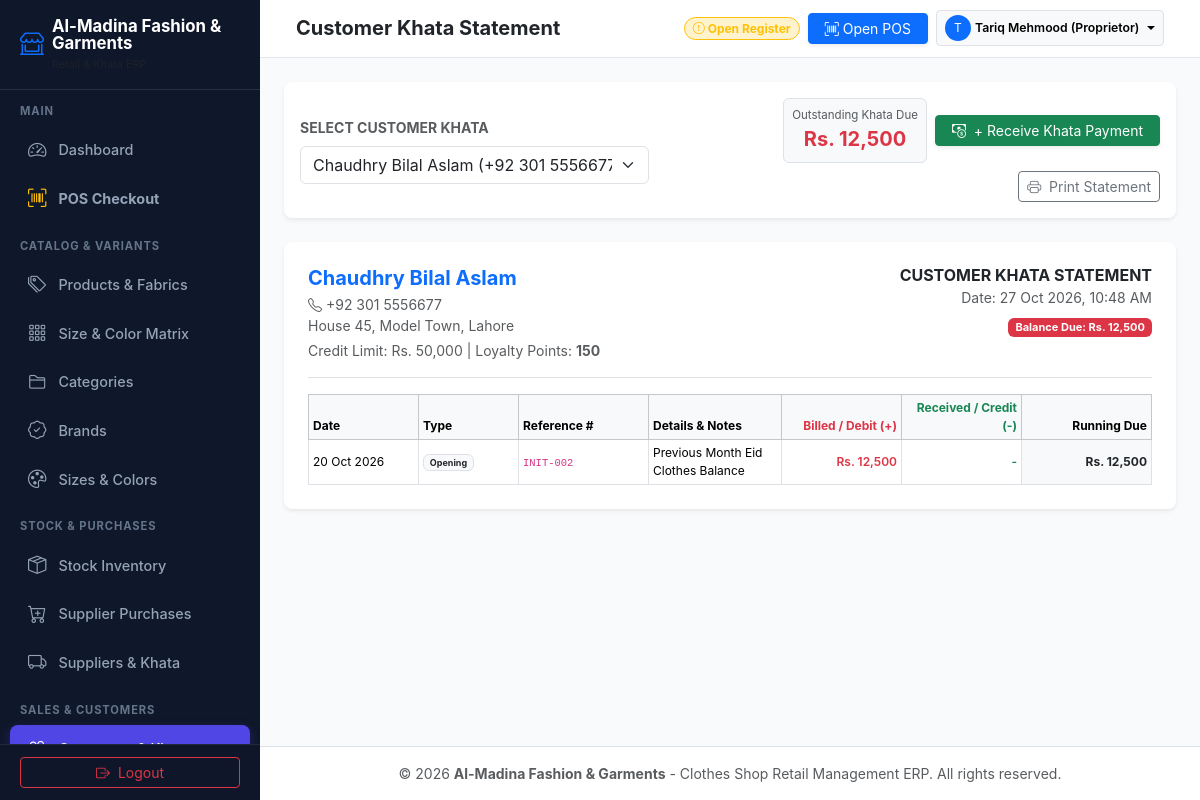
/customer_ledger.php (signed in), run on the app's committed database.
### tables this page shows
CREATE TABLE `customers` (
  `id` INT AUTO_INCREMENT PRIMARY KEY,
  `customer_code` VARCHAR(50) NOT NULL UNIQUE,
  `name` VARCHAR(100) NOT NULL,
  `phone` VARCHAR(30) NOT NULL,
  `address` TEXT NULL,
  `credit_limit` DECIMAL(12,2) NOT NULL DEFAULT 0.00,
  `opening_balance` DECIMAL(12,2) NOT NULL DEFAULT 0.00,
  `current_balance` DECIMAL(12,2) NOT NULL DEFAULT 0.00,
  `loyalty_points` INT NOT NULL DEFAULT 0,
  `status` ENUM('active', 'inactive') NOT NULL DEFAULT 'active',
  `created_at` TIMESTAMP DEFAULT CURRENT_TIMESTAMP
);

CREATE TABLE `customer_ledger` (
  `id` INT AUTO_INCREMENT PRIMARY KEY,
  `customer_id` INT NOT NULL,
  `entry_date` DATETIME NOT NULL,
  `transaction_type` ENUM('opening', 'sale', 'payment', 'return_refund', 'exchange_diff', 'adjustment') NOT NULL,
  `reference_id` INT NULL,
  `reference_no` VARCHAR(50) NULL,
  `debit` DECIMAL(12,2) NOT NULL DEFAULT 0.00,    
  `credit` DECIMAL(12,2) NOT NULL DEFAULT 0.00,   
  `balance` DECIMAL(12,2) NOT NULL DEFAULT 0.00,  
  `notes` VARCHAR(255) NULL,
  `created_at` TIMESTAMP DEFAULT CURRENT_TIMESTAMP,
  FOREIGN KEY (`customer_id`) REFERENCES `customers`(`id`) ON DELETE CASCADE
);

### config/helpers.php (called while the page is built, shortened)
<?php
function format_currency($amount, $currency = null) {
    if ($currency === null) {
        $currency = 'Rs. ';
    }
    return $currency . number_format((float)$amount, 0);
}

### customer_ledger.php (the view, shortened to what this page needs)
<?php
require_once __DIR__ . '/config/helpers.php';
$customer_id = intval($_GET['customer_id'] ?? 0);
$action = $_GET['action'] ?? 'view';
require_once __DIR__ . '/includes/header.php';
$customers = $pdo->query("SELECT * FROM customers WHERE status = 'active' ORDER BY name ASC")->fetchAll();
if ($customer_id <= 0 && !empty($customers)) {
    $customer_id = 2;
}
$stmtCust = $pdo->prepare("SELECT * FROM customers WHERE id = ?");
$stmtCust->execute([$customer_id]);
$current_customer = $stmtCust->fetch();
$stmtLedger = $pdo->prepare("SELECT * FROM customer_ledger WHERE customer_id = ? ORDER BY entry_date ASC, id ASC");
$stmtLedger->execute([$customer_id]);
$entries = $stmtLedger->fetchAll();
?>
<?php if ($action === 'collect' && $current_customer): ?>
<div class="row justify-content-center">
    <div class="col-12 col-md-8 col-lg-6">
        <div class="card border-0 shadow-sm rounded-3 p-4 mb-4">
            <div class="d-flex justify-content-between align-items-center border-bottom pb-3 mb-3">
                <div>
                    <h5 class="fw-bold mb-0 text-success">
                        <i class="bi bi-cash-coin me-2"></i> Receive Khata Payment
                    </h5>
                    <small class="text-muted">Dedicated form to record customer payment receipt</small>
                </div>
                <a href="customer_ledger.php?customer_id=<?= $current_customer['id'] ?>" class="btn btn-outline-secondary btn-sm">
                    <i class="bi bi-arrow-left me-1"></i> Back to Ledger
                </a>
            </div>
            <form method="POST" action="customer_ledger.php">
                <input type="hidden" name="form_action" value="collect_payment">
                <input type="hidden" name="customer_id" value="<?= $current_customer['id'] ?>">
                <div class="p-3 bg-light rounded-3 mb-3">
                    <div class="d-flex justify-content-between align-items-center">
                        <div>
                            <div class="fw-bold text-dark"><?= htmlspecialchars($current_customer['name']) ?></div>
                            <small class="text-muted"><i class="bi bi-telephone me-1"></i><?= htmlspecialchars($current_customer['phone']) ?></small>
                        </div>
                        <div class="text-end">
                            <small class="text-muted d-block">Current Due</small>
                            <h5 class="fw-bolder text-danger mb-0"><?= format_currency($current_customer['current_balance']) ?></h5>
                        </div>
                    </div>
                </div>
                <div class="mb-3">
                    <label class="form-label small fw-bold">AMOUNT RECEIVED (RS.) *</label>
                    <input type="number" step="0.01" name="amount" class="form-control form-control-lg text-end fw-bold text-success" required min="1" value="<?= max(1, $current_customer['current_balance']) ?>" autofocus>
                </div>
                <div class="row g-2 mb-3">
                    <div class="col-6">
                        <label class="form-label small fw-bold">PAYMENT METHOD</label>
                        <select name="payment_method" class="form-select">
                            <option value="cash">Cash</option>
                            <option value="jazzcash">JazzCash</option>
                            <option value="easypaisa">Easypaisa</option>
                            <option value="bank">Bank Transfer</option>
                        </select>
                    </div>
                    <div class="col-6">
                        <label class="form-label small fw-bold">PAYMENT DATE</label>
                        <input type="date" name="payment_date" class="form-control" value="<?= date('Y-m-d') ?>">
                    </div>
                </div>
                <div class="mb-3">
                    <label class="form-label small fw-bold">TRANSACTION / SLIP REFERENCE #</label>
                    <input type="text" name="reference_no" class="form-control" placeholder="e.g. JazzCash Trx #88129">
                </div>
                <div class="mb-4">
                    <label class="form-label small fw-bold">REMARKS / NOTES</label>
                    <textarea name="notes" class="form-control" rows="2" placeholder="e.g. Received partial cash against Eid shopping"></textarea>
                </div>
                <div class="d-flex justify-content-between align-items-center pt-3 border-top">
                    <a href="customer_ledger.php?customer_id=<?= $current_customer['id'] ?>" class="btn btn-light">Cancel</a>
                    <button type="submit" class="btn btn-success px-4 fw-bold">
                        <i class="bi bi-check2-circle me-1"></i> Post Payment Receipt
                    </button>
                </div>
            </form>
        </div>
    </div>
</div>
<?php else: ?>
<div class="card border-0 shadow-sm rounded-3 p-3 mb-4 no-print">
    <div class="row g-3 align-items-center">
        <div class="col-12 col-md-5">
            <form method="GET" action="customer_ledger.php">
                <label class="form-label small fw-bold text-muted">SELECT CUSTOMER KHATA</label>
                <select name="customer_id" class="form-select" onchange="this.form.submit()">
                    <?php foreach ($customers as $c): ?>
                        <option value="<?= $c['id'] ?>" <?= $c['id'] == $customer_id ? 'selected' : '' ?>>
                            <?= htmlspecialchars($c['name']) ?> (<?= htmlspecialchars($c['phone']) ?>) - Due: <?= format_currency($c['current_balance']) ?>
                        </option>
                    <?php endforeach; ?>
                </select>
            </form>
        </div>
        <?php if ($current_customer): ?>
        <div class="col-12 col-md-7">
            <div class="d-flex flex-wrap gap-2 justify-content-md-end align-items-center">
                <div class="p-2 border rounded bg-light text-center" style="min-width: 140px;">
                    <small class="text-muted d-block" style="font-size: 0.72rem;">Outstanding Khata Due</small>
                    <strong class="fs-5 text-danger"><?= format_currency($current_customer['current_balance']) ?></strong>
                </div>
                <a href="customer_ledger.php?customer_id=<?= $current_customer['id'] ?>&action=collect" class="btn btn-success btn-sm px-3 shadow-sm">
                    <i class="bi bi-cash-coin me-1"></i> + Receive Khata Payment
                </a>
                <button class="btn btn-outline-secondary btn-sm" onclick="window.print()">
                    <i class="bi bi-printer me-1"></i> Print Statement
                </button>
            </div>
        </div>
        <?php endif; ?>
    </div>
</div>
<?php if ($current_customer): ?>
<div class="card border-0 shadow-sm rounded-3 p-4 print-area">
    <div class="d-flex justify-content-between align-items-start border-bottom pb-3 mb-3">
        <div>
            <h5 class="fw-bold text-primary mb-1"><?= htmlspecialchars($current_customer['name']) ?></h5>
            <div class="text-muted small"><i class="bi bi-telephone"></i> <?= htmlspecialchars($current_customer['phone']) ?></div>
            <div class="text-muted small"><?= htmlspecialchars($current_customer['address'] ?: 'Counter Client') ?></div>
            <div class="small mt-1 text-muted">Credit Limit: <?= format_currency($current_customer['credit_limit']) ?> | Loyalty Points: <strong><?= $current_customer['loyalty_points'] ?></strong></div>
        </div>
        <div class="text-end">
            <h6 class="fw-bold mb-0">CUSTOMER KHATA STATEMENT</h6>
            <small class="text-muted">Date: <?= date('d M Y, h:i A') ?></small>
            <div class="mt-1">
                <span class="badge <?= $current_customer['current_balance'] > 0 ? 'bg-danger' : 'bg-success' ?>" style="font-size: 11px;">
                    Balance Due: <?= format_currency($current_customer['current_balance']) ?>
                </span>
            </div>
        </div>
    </div>
    <div class="table-responsive">
        <table class="table table-bordered table-sm align-middle mb-0" style="font-size: 12px;">
            <thead class="table-light text-muted">
                <tr>
                    <th style="width: 110px;">Date</th>
                    <th style="width: 100px;">Type</th>
                    <th style="width: 130px;">Reference #</th>
                    <th>Details & Notes</th>
                    <th style="width: 120px;" class="text-end text-danger">Billed / Debit (+)</th>
                    <th style="width: 120px;" class="text-end text-success">Received / Credit (-)</th>
                    <th style="width: 130px;" class="text-end bg-light">Running Due</th>
                </tr>
            </thead>
            <tbody>
                <?php if (empty($entries)): ?>
                    <tr><td colspan="7" class="text-center py-4 text-muted">No Khata transactions for this customer.</td></tr>
                <?php else: ?>
                    <?php foreach ($entries as $e): ?>
                        <tr>
                            <td><?= date('d M Y', strtotime($e['entry_date'])) ?></td>
                            <td>
                                <span class="badge bg-light text-dark border"><?= ucfirst(str_replace('_', ' ', $e['transaction_type'])) ?></span>
                            </td>
                            <td><code><?= htmlspecialchars($e['reference_no'] ?? '-') ?></code></td>
                            <td><?= htmlspecialchars($e['notes'] ?? '-') ?></td>
                            <td class="text-end fw-semibold text-danger">
                                <?= $e['debit'] > 0 ? format_currency($e['debit']) : '-' ?>
                            </td>
                            <td class="text-end fw-semibold text-success">
                                <?= $e['credit'] > 0 ? format_currency($e['credit']) : '-' ?>
                            </td>
                            <td class="text-end fw-bold text-dark bg-light">
                                <?= format_currency($e['balance']) ?>
                            </td>
                        </tr>
                    <?php endforeach; ?>
                <?php endif; ?>
            </tbody>
        </table>
    </div>
</div>
<?php endif; ?>
<?php endif; ?>
<?php require_once __DIR__ . '/includes/footer.php'; ?>

### assets/css/clothes-retail.css (style rules this page uses)
:root { --cr-primary: #4f46e5; --cr-primary-hover: #4338ca; --cr-secondary: #0ea5e9; --cr-dark: #1e1b4b; --cr-sidebar-bg: #0f172a; --cr-sidebar-hover: #1e293b; --cr-accent: #f43f5e; --cr-bg: #f8fafc; --cr-card-bg: #ffffff; --cr-border: #e2e8f0; }
html, body { height: 100%; }
body { background-color: var(--cr-bg); font-family: -apple-system, BlinkMacSystemFont, "Segoe UI", Roboto, "Helvetica Neue", Arial, sans-serif; color: #334155; min-height: 100%; }
@media (min-width: 992px) { html, body { height: 100vh; overflow: hidden; } }
.table-responsive { -webkit-overflow-scrolling: touch; }

### data on the page
customers: current_balance "Rs. 12,500", name "Chaudhry Bilal Aslam", phone "+92 301 5556677", address "House 45, Model Town, Lahore", credit_limit "Rs. 50,000", loyalty_points "150"
customer_ledger: entry_date "20 Oct 2026", transaction_type "Opening", reference_no "INIT-002", notes "Previous Month Eid Clothes Balance", debit "Rs. 12,500", balance "Rs. 12,500"

### other printed values
$shop_name "Al-Madina Fashion & Garments"
$section_name "MAIN"
$page_info['title'] "Dashboard"
$page_info['title'] "POS Checkout"
$section_name "CATALOG & VARIANTS"
$page_info['title'] "Products & Fabrics"
$page_info['title'] "Size & Color Matrix"
$page_info['title'] "Categories"
$page_info['title'] "Brands"
$page_info['title'] "Sizes & Colors"
$section_name "STOCK & PURCHASES"
$page_info['title'] "Stock Inventory"
$page_info['title'] "Supplier Purchases"
$page_info['title'] "Suppliers & Khata"
$section_name "SALES & CUSTOMERS"
